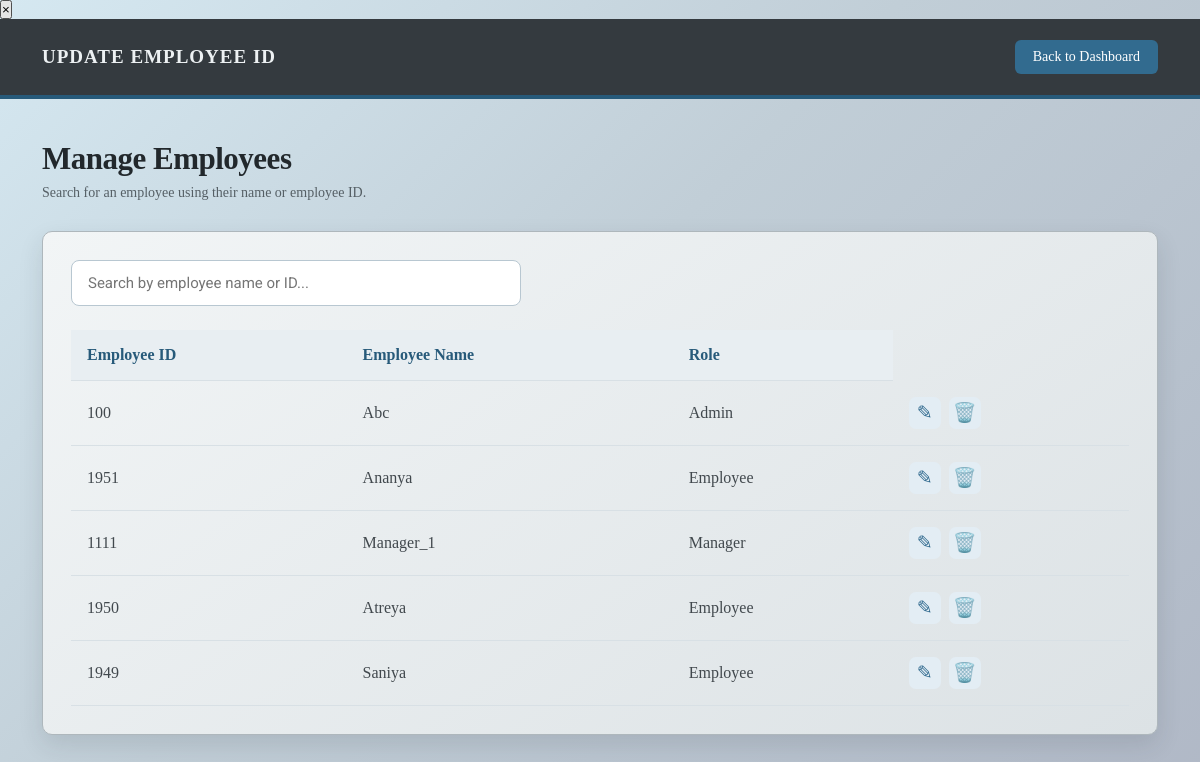
The page /manage-users (signed in) on the database as committed earlier.
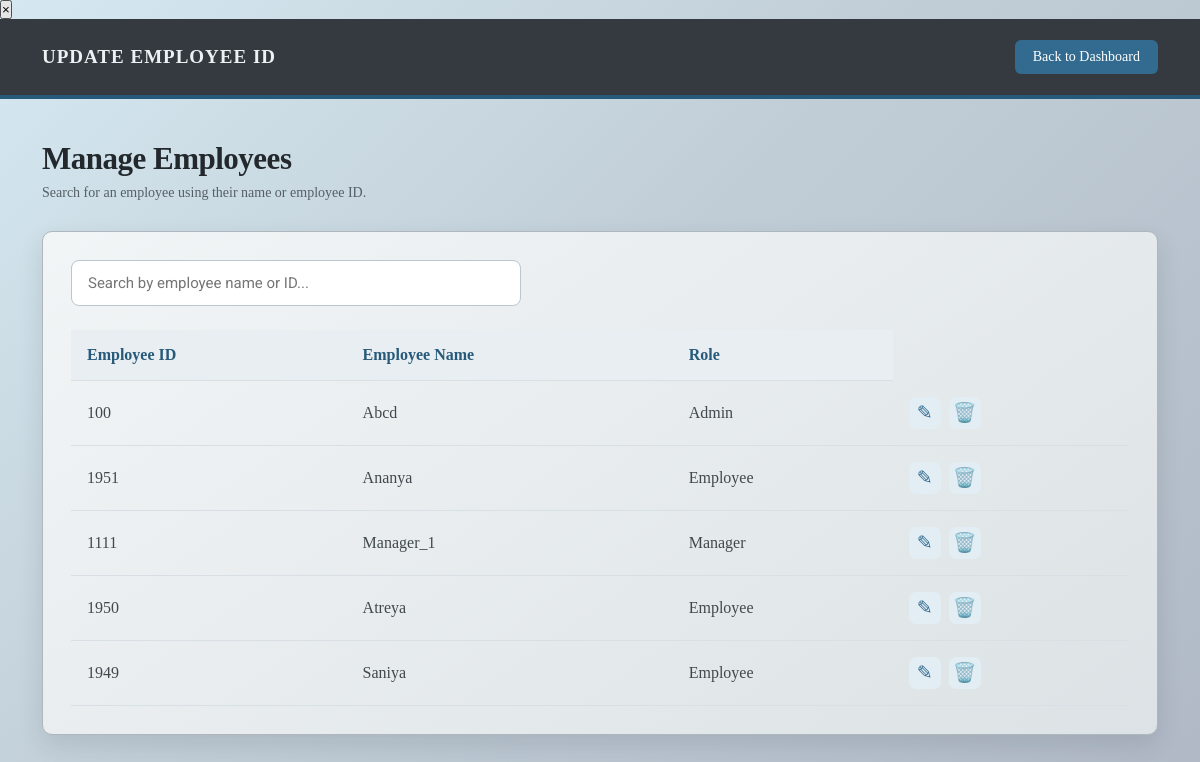
The same page on the database as committed later.
### tables this page shows
CREATE TABLE admin_log(
    srno INTEGER PRIMARY KEY AUTOINCREMENT,
    Employee_Name VARCHAR(100),
    Username INTEGER NOT NULL UNIQUE,
    Password TEXT NOT NULL,
    Role TEXT NOT NULL);

### app.py (the view)
@app.route("/manage-users", methods = ["GET"])
@role_required("admin")
def manage_users():
    users = prac.view_user()
    return render_template("updateuser.html", users=users)

### app.py (called while the page is built)
def role_required(required_role):
    def decorator(function):
        @wraps(function)
        def wrapper(*args, **kwargs):
            if "username" not in session:
                flash("Please log in first.")
                return redirect(url_for("login"))
            if session.get("role") != required_role:
                flash("You do not have permission.")
                return redirect(url_for("login"))
            return function(*args, **kwargs)
        return wrapper
    return decorator

### prac.py (called while the page is built)
def connection_db():
    connection = sqlite3.connect("maintenance.db")
    return connection

def view_user():
    connection = connection_db()
    cursor = connection.cursor()
    cursor.execute("""SELECT srno, Employee_Name, Username, Role FROM admin_log""")
    logs = cursor.fetchall()
    connection.close()
    return logs

### templates/updateuser.html (shortened to what this page needs)
<!DOCTYPE html>
<html lang="en">
<head>
    <link rel="stylesheet"
          href="{{ url_for('static', filename='dashboard.css') }}">
</head>
<div id="notification" class="notification">
    <button type="button" id="closeNotification">
        &times;
    </button>
</div>
<body class="dashboard admin-page update-user-page">
<header class="topbar">
    <h1>Update Employee ID</h1>
    <div class="topbar-right">
        <a href="{{ url_for('admin') }}" class="logout-btn">
            Back to Dashboard
        </a>
    </div>
</header>
<main class="dashboard-content">
    <section class="welcome-section">
        <h2>Manage Employees</h2>
        <p>Search for an employee using their name or employee ID.</p>
    </section>
    <section class="content-card">
        <div class="search-container">
            <input
                type="text"
                id="employeeSearch"
                placeholder="Search by employee name or ID..."
            >
        </div>
        <div class="table-container">
            <table class="employee-table">
                <thead>
                    <tr>
                        <th>Employee ID</th>
                        <th>Employee Name</th>
                        <th>Role</th>
                    </tr>
                </thead>
                <tbody id="employeeTableBody">
                    {% for user in users %}
                    <tr>
                        <td>{{ user[2] }}</td>
                        <td>{{ user[1] }}</td>
                        <td>{{ user[3]|title }}</td>
                        <td>
                            <div class="employee-icon-actions">
                                <button
                                    type="button"
                                    class="icon-btn edit-icon"
                                    title="Edit employee"
                                    data-id="{{ user[2] }}"
                                    data-name="{{ user[1] }}"
                                    data-role="{{ user[3] }}"
                                >
                                    ✎
                                </button>
                                <button
                                    type="button"
                                    class="icon-btn delete-icon"
                                    title="Delete employee"
                                    data-id="{{ user[2] }}"
                                    data-name="{{ user[1] }}"
                                >
                                    🗑️
                                </button>
                            </div>
                        </td>
                    </tr>
                    {% else %}
                    <tr>
                        <td colspan="4">No employees registered yet.</td>
                    </tr>
                    {% endfor %}
                </tbody>
            </table>
        </div>
    </section>
</main>
</body>
</html>

Rows that differ between the two databases and show on the page:
changed admin_log "Admin": Employee_Name "Abc" → "Abcd"
